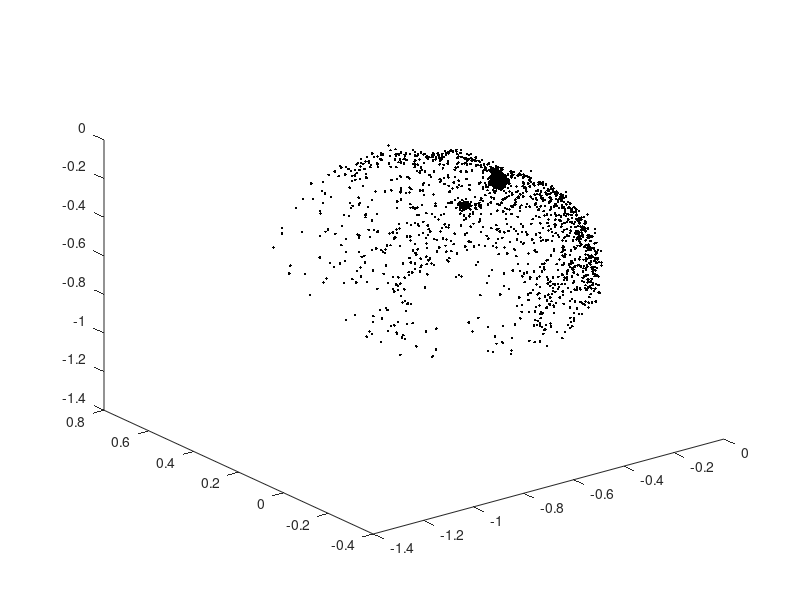

Write MATLAB code to recreate this figure. (Note: this script raises an error after producing the figure.)
clear all;
close all;

load magneticData3
x = magneticData3(:,1);
meanx = mean(x);
sigmax = var(x);
y = magneticData3(:,2);
meany = mean(y);
sigmay = var(y);
z = magneticData3(:,3);
meanz = mean(z);
sigmaz = var(z);
xScaled = 0.001 * x; yScaled = 0.001 * y; zScaled = 0.001 * z;

plot3(xScaled, yScaled, zScaled, 'k.');
hold on;
[center, radii, evecs, v, chi2] = ellipsoid_fit([xScaled, yScaled, zScaled]);
a = radii(1); b = radii(2); c = radii(3);
[xE, yE, zE] = ellipsoid(center(1),center(2),center(3),a,b,c);
axis equal;
surf(xE, yE, zE);
alpha(0.5);
shading interp
plot3(center(1),center(2), center(3), '.r', 'MarkerSize', 10);
%text(center(1),center(2), center(3), '(-0.6067, 0.1901, -0.5606)');
dataMatrix = [xScaled yScaled zScaled];
A = eye(3);
for i = 1:3,
    if i == 1,
        A(i, i) = a ^ 2;
    end
    if i == 2,
        A(i, i) = b ^ 2;
    end
    if i == 3,
        A(i, i) = c ^ 2;
    end
end
[~, S, V] = svd(A);
M = V * diag(1 ./ sqrt(diag(S))) * V';
for i = 1 : size(dataMatrix, 1),
    dataMatrix(i,:) = dataMatrix(i,:) - center';
end
calibratedData = (M * dataMatrix')';
[center1, radii1, evecs1, v1, chi21] = ellipsoid_fit([calibratedData(:, 1), calibratedData(:, 2), calibratedData(:, 3)]);
[xS, yS, zS] = ellipsoid(center1(1),center1(2),center1(3),radii1(1),radii1(2),radii1(3));
axis equal;
axis([-1.1, 1.1, -1.1, 1.1, -1.1, 1.1]);
grid on;
surf(xS, yS, zS);
shading interp
alpha(0.5);